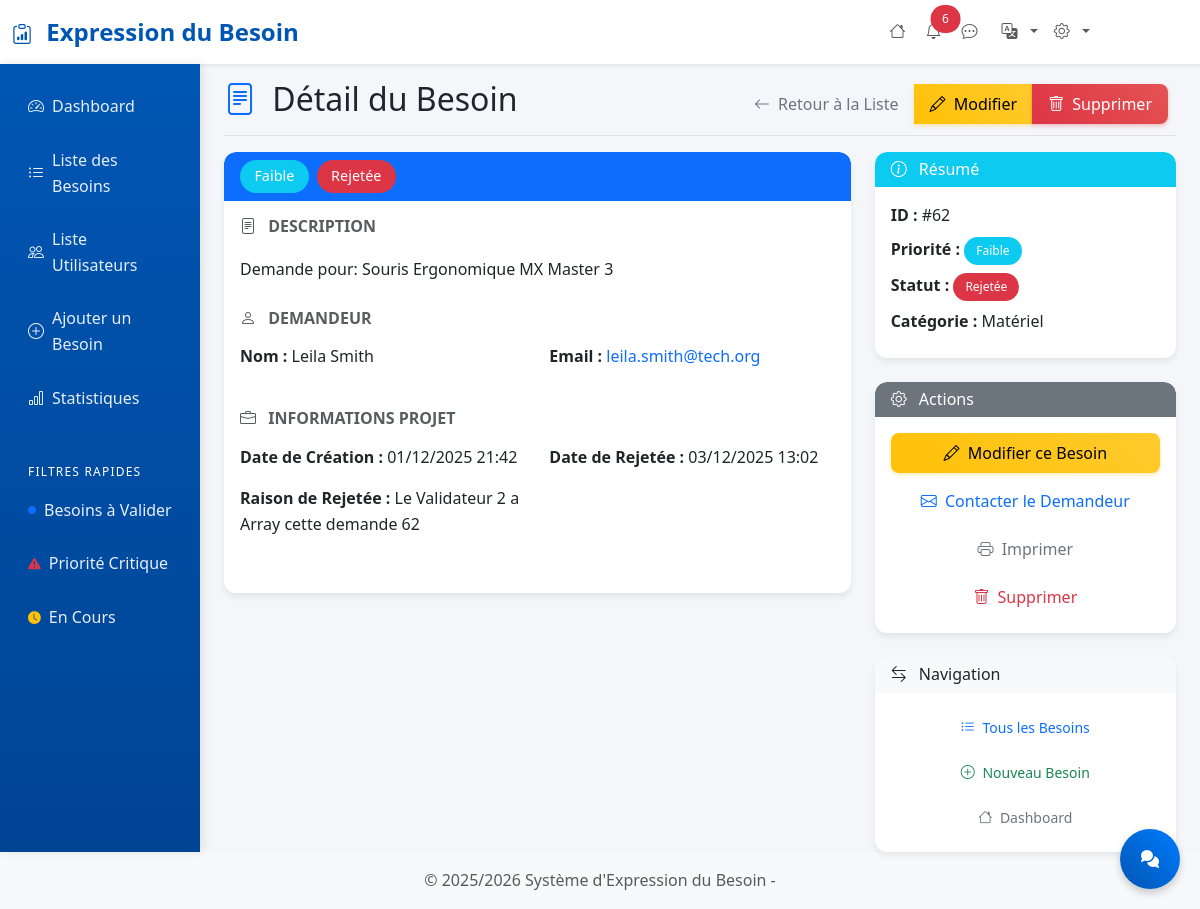
Screenshot of /pages/detail-besoin.php?id=62 (signed in) with the database file from the repository.
### tables this page shows
CREATE TABLE `demandes` (
  `id` int(11) NOT NULL,
  `user_id` int(11) NOT NULL,
  `type_besoin_id` int(11) NOT NULL,
  `description` text NOT NULL,
  `urgence` enum('Faible','Moyenne','Urgente') NOT NULL DEFAULT 'Faible',
  `statut` enum('En attente','En cours de validation','Traitée') NOT NULL DEFAULT 'En attente',
  `date_creation` datetime DEFAULT current_timestamp(),
  `prix` decimal(12,2) DEFAULT NULL
);

CREATE TABLE `users` (
  `id` int(11) NOT NULL,
  `nom` varchar(255) NOT NULL,
  `email` varchar(255) NOT NULL,
  `password` varchar(255) NOT NULL,
  `role` enum('Demandeur','Validateur','Administrateur') NOT NULL DEFAULT 'Demandeur',
  `created_at` timestamp NOT NULL DEFAULT current_timestamp(),
  `service_id` int(11) NOT NULL DEFAULT 1
);

CREATE TABLE `validation` (
  `id` int(11) NOT NULL,
  `demande_id` int(11) NOT NULL,
  `validateur_id` int(11) NOT NULL,
  `commentaire` text DEFAULT NULL,
  `statut_validation` enum('Validée','Rejetée') NOT NULL,
  `date_validation` datetime DEFAULT current_timestamp()
);

CREATE TABLE `types_besoins` (
  `id` int(11) NOT NULL,
  `libelle` varchar(100) NOT NULL
);

### pages/detail-besoin.php (the view, shortened to what the rows shown need)
<?php
include '../includes/header.php';
$id = intval($_GET['id'] ?? 0);
$editMode = isset($_GET['edit']) && $_GET['edit'] == '1';
$besoin = null;
try {
    $besoin = getBesoinById($id);
} catch (Exception $e) {
    setFlashMessage('error', 'Erreur lors du chargement du besoin : ' . $e->getMessage());
}
?>
<div class="d-flex justify-content-between flex-wrap flex-md-nowrap align-items-center pt-3 pb-2 mb-3 border-bottom">
    <h1 class="h2">
        <i class="bi bi-file-text me-2 text-primary"></i>
        <?php echo $editMode ? 'Modifier le Besoin' : 'Détail du Besoin'; ?>
    </h1>
</div>
<div class="row">
    <div class="col-lg-8">
        <?php if ($editMode): ?>
        <div class="card">
            <div class="card-header bg-warning text-dark">
                <h5 class="card-title mb-0">
                    <i class="bi bi-pencil me-2"></i>
                    Modification du Besoin
                </h5>
            </div>
            <div class="card-body">
                <form method="POST" id="editBesoinForm" novalidate>
                    <input type="hidden" name="csrf_token" value="<?php echo $csrfToken; ?>">
                    <div class="row mb-4">
                        <div class="col-12">
                            <h6 class="text-muted text-uppercase fw-bold mb-3">
                                <i class="bi bi-info-circle me-2"></i>
                                Informations Générales
                            </h6>
                        </div>
                        <div class="col-md-6 mb-3">
                            <label for="priorite" class="form-label">Priorité *</label>
                            <select class="form-select" id="priorite" name="priorite" required>
                                <option value="Faible"
                                    <?php echo ($besoin['urgence'] === 'Faible') ? 'selected' : ''; ?>>
                                    Faible
                                </option>
                                <option value="Moyenne"
                                    <?php echo ($besoin['urgence'] === 'Moyenne') ? 'selected' : ''; ?>>
                                    Moyenne
                                </option>
                                <option value="Urgente"
                                    <?php echo ($besoin['urgence'] === 'Urgente') ? 'selected' : ''; ?>>
                                    Critique
                                </option>
                            </select>
                        </div>
                        <div class="col-md-6 mb-3">
                            <label for="statut" class="form-label">Statut *</label>
                            <select class="form-select" id="statut" name="statut" required>
                                <option value="En attente"
                                    <?php echo ($besoin['statut_final'] === 'En attente') ? 'selected' : ''; ?>>
                                    En attente
                                </option>
                                <option value="En cours de validation"
                                    <?php echo ($besoin['statut_final'] === 'En cours de validation') ? 'selected' : ''; ?>>
                                    En cours de validation
                                </option>
                                <option value="Traitée"
                                    <?php echo ($besoin['statut_final'] === 'Traitée') ? 'selected' : ''; ?>>
                                    Traitée
                                </option>
                                <option value="Validée"
                                    <?php echo ($besoin['statut_final'] === 'Validée') ? 'selected' : ''; ?>>
                                    Validée
                                </option>
                                <option value="Rejetée"
                                    <?php echo ($besoin['statut_final'] === 'Rejetée') ? 'selected' : ''; ?>>
                                    Rejetée
                                </option>
                            </select>
                        </div>
                        <div class="col-md-12 mb-3">
                            <label for="categorie" class="form-label">Catégorie *</label>
                            <select class="form-select" id="categorie" name="categorie" required>
                                <option value="">Sélectionnez une catégorie</option>
                                <option value="1"
                                    <?php echo (($besoin['type_besoin'] ?? '') == '1') ? 'selected' : ''; ?>>
                                    Matériel
                                </option>
                                <option value="2"
                                    <?php echo (($besoin['type_besoin'] ?? '') == '2') ? 'selected' : ''; ?>>
                                    Logiciel
                                </option>
                                <option value="3" <?php echo (($besoin['type_besoin'] ?? '') == '3') ? 'selected' : ''; ?>>
                                    Service
                                </option>
                                <option value="4"
                                    <?php echo (($besoin['type_besoin'] ?? '') === '4') ? 'selected' : ''; ?>>
                                    Autre
                                </option>
                            </select>
                        </div>
                        <div class="col-12 mb-3">
                            <label for="description" class="form-label">Description Détaillée *</label>
                            <textarea class="form-control" id="description" name="description" rows="5"
                                required><?php echo htmlspecialchars($besoin['description']); ?></textarea>
                        </div>
                    </div>
                    <div class="row mb-4">
                        <div class="col-12">
                            <h6 class="text-muted text-uppercase fw-bold mb-3">
                                <i class="bi bi-person me-2"></i>
                                Informations du Demandeur
                            </h6>
                        </div>
                        <div class="col-md-6 mb-3">
                            <label for="demandeur_nom" class="form-label">Nom Complet *</label>
                            <input type="text" class="form-control" id="demandeur_nom" name="demandeur_nom"
                                value="<?php echo htmlspecialchars($besoin['demandeur_nom']); ?>" required
                                maxlength="100" readonly>
                        </div>
                        <div class="col-md-6 mb-3">
                            <label for="demandeur_email" class="form-label">Adresse Email *</label>
                            <input type="email" class="form-control" id="demandeur_email" name="demandeur_email"
                                value="<?php echo htmlspecialchars($besoin['demandeur_email']); ?>" required
                                maxlength="150" readonly>
                        </div>
                    </div>
                    <div class="row">
                        <div class="col-12">
                            <hr>
                            <div class="d-flex justify-content-between">
                                <a href="detail-besoin.php?id=<?php echo $id; ?>" class="btn btn-outline-secondary">
                                    <i class="bi bi-x me-1"></i>
                                    Annuler
                                </a>
                                <button type="submit" class="btn btn-warning">
                                    <i class="bi bi-check-circle me-1"></i>
                                    Mettre à Jour
                                </button>
                            </div>
                        </div>
                    </div>
                </form>
            </div>
        </div>
        <?php else: ?>
        <div class="card">
            <div class="card-header bg-primary text-white d-flex justify-content-between align-items-center">
                <div class="d-flex gap-2">
                    <span class="badge bg-<?php echo getPriorityClass($besoin['urgence']); ?> fs-6">
                        <?php echo $besoin['urgence']; ?>
                    </span>
                    <span class="badge bg-<?php echo getPriorityClass($besoin['statut_final']); ?> fs-6">
                        <?php echo $besoin['statut_final']; ?>
                    </span>
                </div>
            </div>
            <div class="card-body">
                <div class="mb-4">
                    <h6 class="text-muted text-uppercase fw-bold mb-3">
                        <i class="bi bi-file-text me-2"></i>
                        Description
                    </h6>
                    <p class="text-justify lh-lg">
                        <?php echo nl2br(htmlspecialchars($besoin['description'])); ?>
                    </p>
                </div>
                <div class="mb-4">
                    <h6 class="text-muted text-uppercase fw-bold mb-3">
                        <i class="bi bi-person me-2"></i>
                        Demandeur
                    </h6>
                    <div class="row">
                        <div class="col-md-6">
                            <p><strong>Nom :</strong> <?php echo htmlspecialchars($besoin['demandeur_nom']); ?></p>
                        </div>
                        <div class="col-md-6">
                            <p><strong>Email :</strong>
                                <a href="mailto:<?php echo htmlspecialchars($besoin['demandeur_email']); ?>"
                                    class="text-decoration-none">
                                    <?php echo htmlspecialchars($besoin['demandeur_email']); ?>
                                </a>
                            </p>
                        </div>
                    </div>
                </div>
                <div class="mb-4">
                    <h6 class="text-muted text-uppercase fw-bold mb-3">
                        <i class="bi bi-briefcase me-2"></i>
                        Informations Projet
                    </h6>
                    <div class="row">
                        <div class="col-md-6">
                            <p><strong>Date de Création :</strong>
                                <?php echo formatDateTime($besoin['date_creation']); ?>
                            </p>
                        </div>
                        <?php if($besoin['statut_final'] === 'Validée' || $besoin['statut_final'] === 'Rejetée'):?>
                            <div class="col-md-6">
                                <p><strong>Date de <?php echo $besoin['statut_final'] === 'Validée' ? 'Validation' : 'Rejetée'; ?> :</strong>
                                    <?php echo formatDateTime($besoin['date_validation']); ?>
                                </p>
                            </div>
                        <?php endif; ?>
                        <?php if($besoin['statut_final'] === 'Validée' || $besoin['statut_final'] === 'Rejetée'):?>
                            <div class="col-md-6">
                                <p><strong>Raison de <?php echo $besoin['statut_final'] === 'Validée' ? 'Validation' : 'Rejetée'; ?> :</strong>
                                    <?php echo $besoin['commentaire']; ?>
                                </p>
                            </div>
                        <?php endif; ?>
                    </div>
                </div>
            </div>
        </div>
        <?php endif; ?>
    </div>
    <div class="col-lg-4">
        <div class="card mb-4">
            <div class="card-body">
                <ul class="list-unstyled mb-0">
                    <li class="mb-2">
                        <strong>ID :</strong> #<?php echo $besoin['id']; ?>
                    </li>
                    <li class="mb-2">
                        <strong>Priorité :</strong>
                        <span class="badge bg-<?php echo getPriorityClass($besoin['urgence']); ?>">
                            <?php echo getPriorityLabel($besoin['urgence']); ?>
                        </span>
                    </li>
                    <li class="mb-2">
                        <strong>Statut :</strong>
                        <span class="badge bg-<?php echo getPriorityClass($besoin['statut_final']); ?>">
                        </span>
                    </li>
                    <li class="mb-2">
                        <strong>Catégorie :</strong> <?php echo htmlspecialchars($besoin['type_besoin']); ?>
                    </li>
                </ul>
            </div>
        </div>
    </div>
</div>
<?php include '../includes/footer.php'; ?>

### rows the page displays
demandes: urgence "Faible", description "Demande pour: Souris Ergonomique MX Master 3", user.nom "Leila Smith", user.email "leila.smith@tech.org", date_creation "01/12/2025 21:42", validation.date_validation "03/12/2025 13:02", validation.commentaire "Le Validateur 2 a Array cette demande 62", id "62", type_besoin.libelle "Matériel"

### other values shown
getSetence('header_title') "Expression du Besoin"
$unreadCount "6"
$besoin['statut_final'] "Rejetée"
